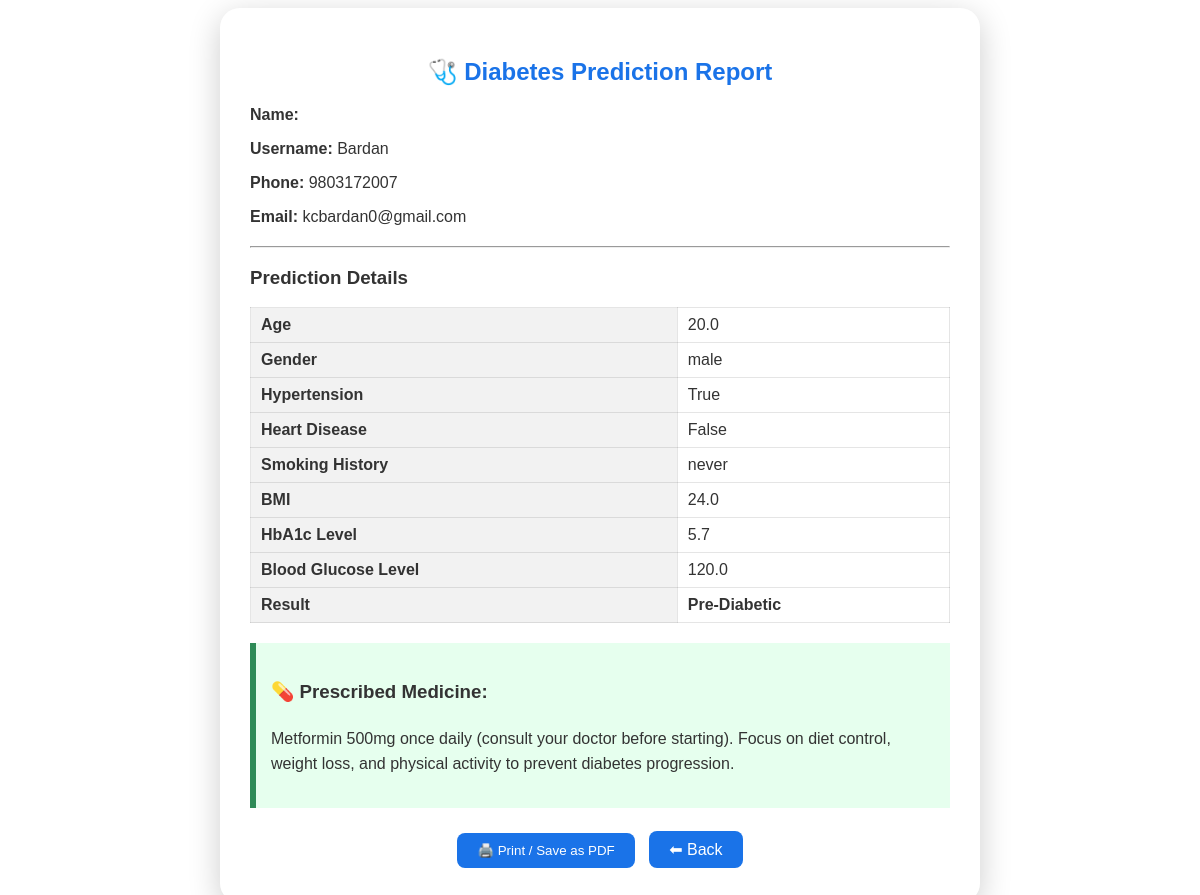
Before: /print/ (signed in) with the older database file.
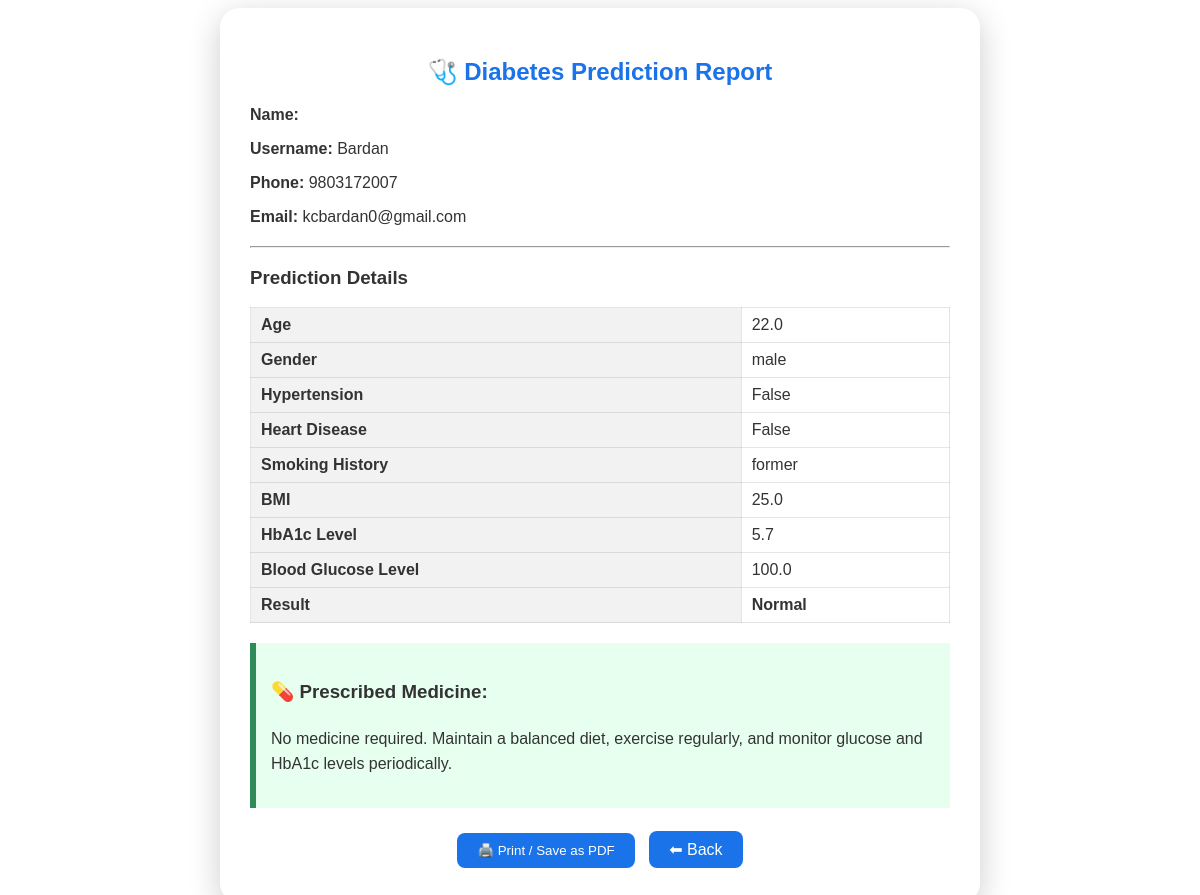
After: the same page with the newer database file.
### diabetes_predictor/models.py (models this page shows)
class DiabetesHistory(models.Model):
    user = models.ForeignKey(User, on_delete=models.CASCADE)
    age = models.FloatField()
    gender = models.CharField(max_length=10)
    hypertension = models.BooleanField()
    heart_disease = models.BooleanField()
    smoking_history = models.CharField(max_length=20)
    bmi = models.FloatField()
    hba1c_level = models.FloatField()
    blood_glucose_level = models.FloatField()
    result = models.CharField(max_length=10)
    medicine = models.TextField(default="")
    created_at = models.DateTimeField(auto_now_add=True)

### diabetes_predictor/views.py (the view)
# urls.py: path('print/', views.print_result, name='print_result'),
@login_required
def print_result(request):
    user = request.user
    profile = Profile.objects.get(user=user)
    try:
        profile = user.profile
        phone = profile.phone
    except:
        phone = "N/A"
    latest_record = DiabetesHistory.objects.filter(user=user).last()
    if not latest_record:
        return redirect('predict')  # redirect if no record found
    context = {
        'record': latest_record,
        'user': request.user,
        'profile': profile
    }
    return render(request, 'diabetes_predictor/print_result.html', context)

### diabetes_predictor/templates/diabetes_predictor/print_result.html (shortened to what this page needs)
{% load static %}
<!DOCTYPE html>
<html lang="en">
<head>
    <link rel="stylesheet" href="{% static 'diabetes_predictor/css/print.css' %}">
</head>
<body>
    <div class="print-container">
        <h2>🩺 Diabetes Prediction Report</h2>
        <div class="user-info">
            <p><strong>Name:</strong> {{ user.first_name }} {{ user.last_name }}</p>
            <p><strong>Username:</strong> {{ user.username }}</p>
            <p><strong>Phone:</strong> {{ profile.phone }}</p>
            <p><strong>Email:</strong> {{ user.email }}</p>
        </div>
        <hr>
        <div class="prediction-info">
            <h3>Prediction Details</h3>
            <table>
                <tr>
                    <th>Age</th>
                    <td>{{ record.age }}</td>
                </tr>
                <tr>
                    <th>Gender</th>
                    <td>{{ record.gender }}</td>
                </tr>
                <tr>
                    <th>Hypertension</th>
                    <td>{{ record.hypertension }}</td>
                </tr>
                <tr>
                    <th>Heart Disease</th>
                    <td>{{ record.heart_disease }}</td>
                </tr>
                <tr>
                    <th>Smoking History</th>
                    <td>{{ record.smoking_history }}</td>
                </tr>
                <tr>
                    <th>BMI</th>
                    <td>{{ record.bmi }}</td>
                </tr>
                <tr>
                    <th>HbA1c Level</th>
                    <td>{{ record.hba1c_level }}</td>
                </tr>
                <tr>
                    <th>Blood Glucose Level</th>
                    <td>{{ record.blood_glucose_level }}</td>
                </tr>
                <tr>
                    <th>Result</th>
                    <td><strong>{{ record.result }}</strong></td>
                </tr>
            </table>
        </div>
        <div class="medicine-box">
            <h3>💊 Prescribed Medicine:</h3>
            <p>{{ record.medicine }}</p>
        </div>
        <div class="actions">
            <button onclick="window.print()">🖨️ Print / Save as PDF</button>
            <a href="{% url 'predict' %}" class="btn-back">⬅ Back</a>
        </div>
    </div>
</body>
</html>

Changed rows visible on the page:
no longer on this page (row unchanged): DiabetesHistory: age "20.0", gender "male", hypertension "True", heart_disease "False", smoking_history "never", bmi "24.0", hba1c_level "5.7", blood_glucose_level "120.0", result "Pre-Diabetic", medicine "Metformin 500mg once daily (consult your doctor before starting). Focus on diet control, weight loss, and physical activity to prevent diabetes progression."
added DiabetesHistory: age "22.0", gender "male", hypertension "False", heart_disease "False", smoking_history "former", bmi "25.0", hba1c_level "5.7", blood_glucose_level "100.0", result "Normal", medicine "No medicine required. Maintain a balanced diet, exercise regularly, and monitor glucose and HbA1c levels periodically."
